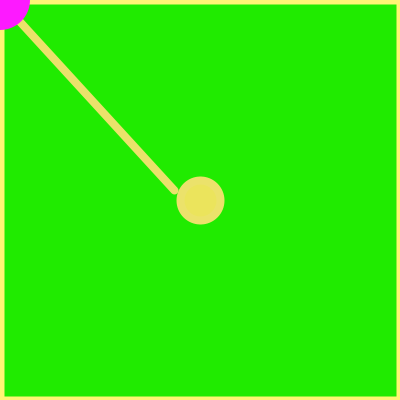
Frame 1 (no input)
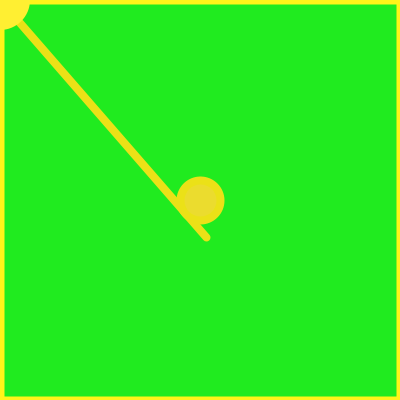
Frame 60 (the mouse pressed at the canvas centre just before this capture)
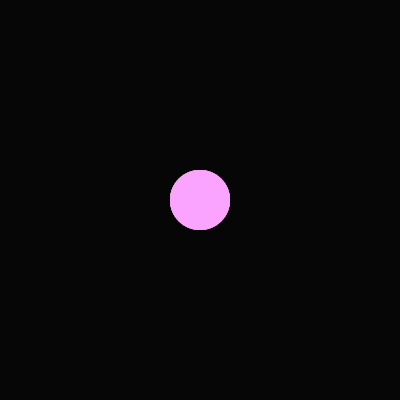
Frame 120 (the mouse held since frame 60 and released just before this capture)

The Processing sketch that drew these frames (run headless with seeded random() and noise(); from frame 60 on, the mouse is pressed at the canvas centre):

// Processing sketch: processing_36402
// ── processing_36402.pde

//homework 3
//copyright Andrew Viny, Carnegie Mellon University, Sept 2011, Pittsburgh, Pa

float x, y;// variable declarations
color col1;
color col2;
color col3;
color col4;
void setup()
{
   size(400, 400);
   col1=color(random( 256), random( 256), random(256));
   col2=color(random( 100), random( 100), random(200));
   col3=color(random( 200), random( 256), random(100));
   col4=color(random( 256), random( 20), random(10));
  
}


void draw ()
{ 
  strokeWeight(8);
  col1 = color(255, random(240,255), random(255));
  col2 = color(random(250,255), random(255), 255);
  col3 = color(255, random (115, 255), random(255));
  col4 = color(35, random (255, 105), random(55));
   
  if (mouseX >=0 && mouseX <=40 && mouseY >=0 && mouseY <=40) {
    background(col4);
    stroke (col1); 
    line (0, 0, random(150,250), random (150,250));
    fill(col3);
    ellipse (200,200,40,40);}
 
  if (mouseX >=360 && mouseX <=400 && mouseY >=360 && mouseY <=400) {
    background(col3);
    stroke (col2); 
    line (400, 400, random(250,150), random (150,250));
    fill(col1);
    ellipse (200,200,40,40);}
     
  if (mouseX >=0 && mouseX <=40 && mouseY >=360 && mouseY <=400) {
    background(col2);
    stroke (col3); 
    line (0, 400, random(150,250), random (250,150));
    fill(col4);
    ellipse (200,200,40,40);}
    
  if (mouseX >=360 && mouseX <=400 && mouseY >=0 && mouseY <=40) {
    background(col1);
    stroke (col4); 
    line (400, 0, random(150,250), random (250,150));
    fill(col3);
    ellipse (200,200,40,40);}
    
  fill(0,20);
  rect(0,0,width,height);
  int rand = (int)(Math.random()*4);
  if(rand ==0)
  {fill(col1);}
  if(rand ==1)
  {fill(col2);}
  if(rand ==2)
  {fill(col3);}
  if(rand ==3)
  {fill(col4);}
  
  noStroke();
  ellipse( mouseX, mouseY, 60, 60);
    
}               
